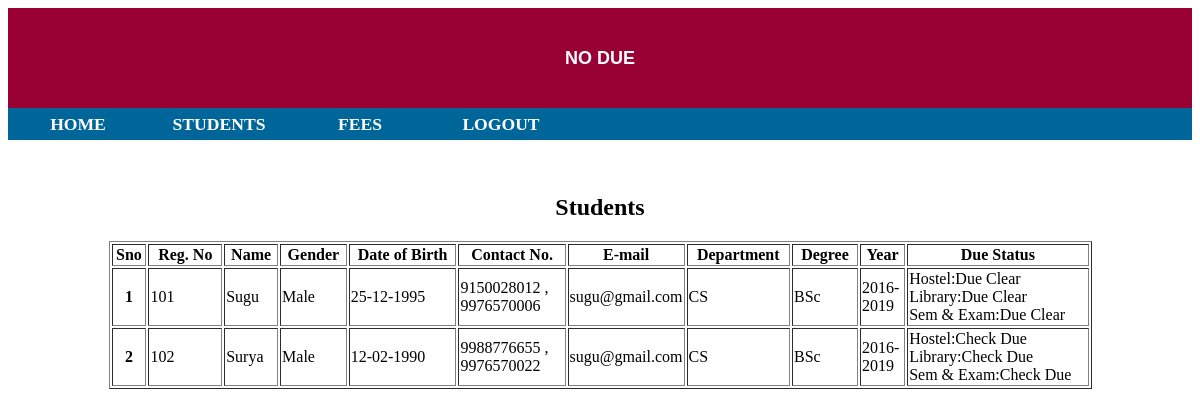
Screenshot of /view_student2.php with the database file from the repository.
### tables this page shows
CREATE TABLE `students` (
  `id` int(11) NOT NULL,
  `regno` varchar(20) NOT NULL,
  `name` varchar(30) NOT NULL,
  `gender` varchar(10) NOT NULL,
  `dob` varchar(15) NOT NULL,
  `mobile` bigint(20) NOT NULL,
  `mobile2` bigint(20) NOT NULL,
  `email` varchar(50) NOT NULL,
  `address` varchar(50) NOT NULL,
  `dept` varchar(20) NOT NULL,
  `course` varchar(20) NOT NULL,
  `year` varchar(20) NOT NULL,
  `pass` varchar(20) NOT NULL,
  `st_hostel` int(11) NOT NULL,
  `st_library` int(11) NOT NULL,
  `st_office` int(11) NOT NULL,
  `rdate` varchar(15) NOT NULL
);

### view_student2.php (the view, shortened to what this page needs)
<?php
include("dbconnect.php");
extract($_POST);
?>
<!DOCTYPE html PUBLIC "-//W3C//DTD XHTML 1.0 Transitional//EN" "http://www.w3.org/TR/xhtml1/DTD/xhtml1-transitional.dtd">
<html xmlns="http://www.w3.org/1999/xhtml">
<head>
<title><?php include("title.php"); ?></title>
<link href="style.css" rel="stylesheet" type="text/css" />
</head>
<body>
<form id="form1" name="form1" method="post" action="">
  <div class="hd" align="center"><?php include("title.php"); ?></div>
  <?php include("link_admin.php"); ?>
  <p>&nbsp;</p>
  <h2 align="center">Students</h2>
  <?php
  $qry=mysqli_query($connect,"select * from students");
  $num=mysqli_num_rows($qry);
  	if($num>0)
	{
  ?>
  <table width="983" border="1" align="center">
    <tr>
      <th width="32" scope="row">Sno</th>
      <th width="78">Reg. No </th>
      <th width="52">Name</th>
      <th width="65">Gender</th>
      <th width="118">Date of Birth </th>
      <th width="108">Contact No. </th>
      <th width="55">E-mail</th>
      <th width="103">Department</th>
      <th width="65">Degree</th>
      <th width="42">Year</th>
      <th width="195">Due Status </th>
    </tr>
	<?php
	$i=0;
	while($row=mysqli_fetch_array($qry))
	{
	$i++;
	?>
    <tr>
      <th scope="row"><?php echo $i; ?></th>
      <td><?php echo $row['regno']; ?></td>
      <td><?php echo $row['name']; ?></td>
      <td><?php echo $row['gender']; ?></td>
      <td><?php echo $row['dob']; ?></td>
      <td><?php echo $row['mobile']." , ".$row['mobile2']; ?></td>
      <td><?php echo $row['email']; ?></td>
      <td><?php echo $row['dept']; ?></td>
      <td><?php echo $row['course']; ?></td>
      <td><?php echo $row['year']; ?></td>
      <td><?php
	  if($row['st_hostel']=="2")
	  {
	  echo "Hostel:Due Clear";
	  }
	  else if($row['st_hostel']=="3")
	  {
	  echo "Hostel:Due Pending";
	  }
	  else if($row['st_hostel']=="1")
	  {
	  echo "Hostel:Checking...";
	  }
	  else
	  {
	  echo "Hostel:Check Due";
	  }
	  if($row['st_library']=="2")
	  {
	  echo "<br>Library:Due Clear";
	  }
	  else if($row['st_library']=="3")
	  {
	  echo "<br>Library:Due Pending";
	  }
	  else if($row['st_library']=="1")
	  {
	  echo "<br>Library:Checking..";
	  }
	  else
	  {
	  echo "<br>Library:Check Due";
	  }
	  if($row['st_office']=="2")
	  {
	  echo "<br>Sem & Exam:Due Clear";
	  }
	  else if($row['st_office']=="3")
	  {
	  echo "<br>Sem & Exam:Due Pending";
	  }
	  else if($row['st_office']=="1")
	  {
	  echo "<br>Sem & Exam:Checking..";
	  }
	  else
	  {
	  echo "<br>Sem & Exam:Check Due";
	  }
	  ?></td>
    </tr>
	<?php
	}
	?>
  </table>
  <?php
  }
  else
  {
  echo "Empty!!";
  }
  ?>
  <p align="center">&nbsp;</p>
</form>
</body>
</html>

### style.css (style rules this page uses)
.hd { font-family: Arial, Helvetica, sans-serif; font-size: 18px; line-height: 100px; font-weight: bold; color: #FFFFFF; background-color: #990033; height: 100px; }

### rows the page displays
students: regno "101", name "Sugu", gender "Male", dob "25-12-1995", mobile "9150028012", mobile2 "9976570006", email "sugu@gmail.com", dept "CS", course "BSc", year "2016-2019", st_hostel "Hostel:Due Clear", st_library "Library:Due Clear", st_office "Sem & Exam:Due Clear"
students: regno "102", name "Surya", gender "Male", dob "12-02-1990", mobile "9988776655", mobile2 "9976570022", email "sugu@gmail.com", dept "CS", course "BSc", year "2016-2019", st_hostel "Hostel:Check Due", st_library "Library:Check Due", st_office "Sem & Exam:Check Due"
